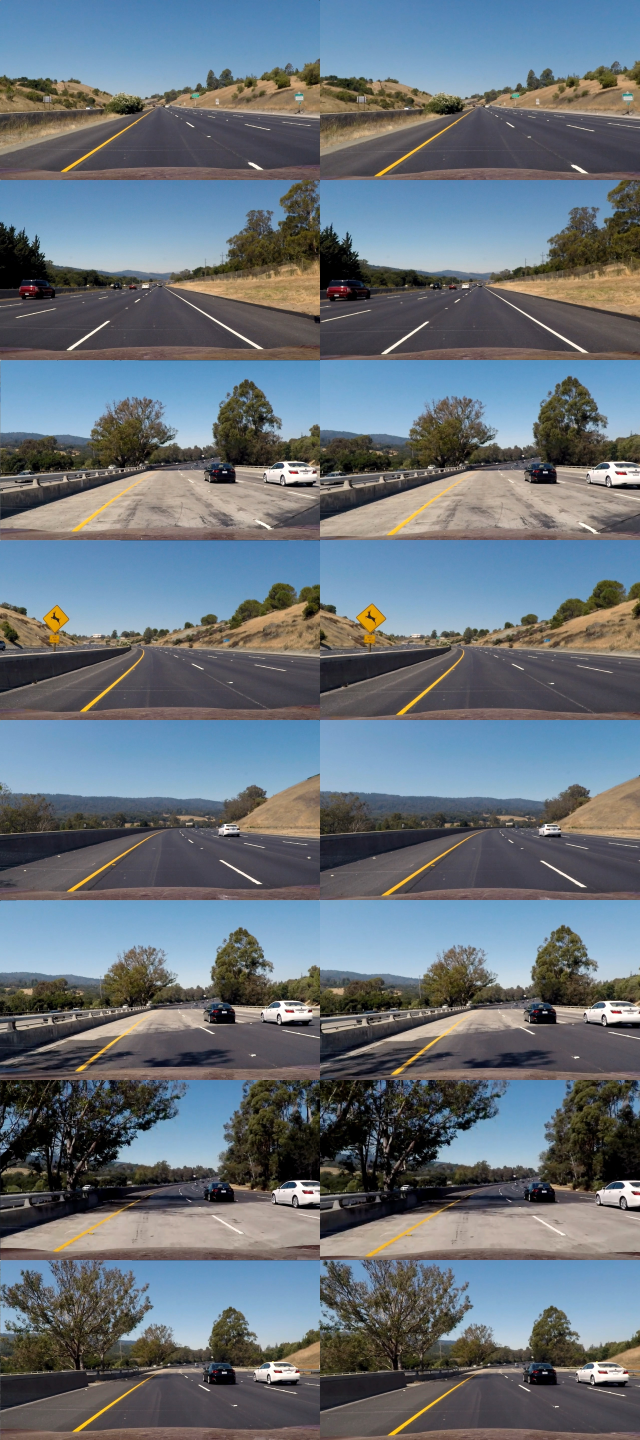
#> input picture output_images/test-images.jpg, 2560 x 5760 px, given in place of test5.jpg, which was not available (shown at 1/4 size)
$ python windows_1.py   (Python 2 division)   (older library calls are emulated)
#> lines starting #> are read from the running program, lines starting #| are printed output that depends on the picture; after the words box and inside, x2 and y2 are one past the last pixel; in counts of white or black regions, pixels touching at a corner belong together; pictures that were not available may be replaced by others from this repository, and a replacement may not be noted
#> further down, img is the input picture: shape (5760, 2560, 3); mean B, G, R 121, 112.7, 103.1
### calibration.py
#!/usr/bin/env python
import os
import cv2
import glob
import numpy as np
import pickle
import matplotlib.pyplot as plt

CALIBRATION_DIR = 'camera_cal'
TEST_IMG_DIR = 'test_images'
OUTPUT_DIR = 'output_images'
IMG_SHAPE = (1280, 720, 3)

# [53 lines left out: functions _objPoints3D, calibrate, not called in this run]

def undistort(img, calibration):
    '''Undistort a single image based on a camera calibration'''

    # Some of the sample images have an extra pixel, this can mess some subtle
    # things up, so fix it first.
    if img.shape != IMG_SHAPE:
        img = cv2.resize(img, (IMG_SHAPE[0], IMG_SHAPE[1]))
#> img: shape (720, 1280, 3)

    # If we have no calibration results, return the image as given
    if calibration is None:
        return img

    # Otherwise run it through the undistortion process
    ret, mtx, dist, rvecs, tvecs = calibration
    return cv2.undistort(img, mtx, dist, None, mtx)


# [19 lines left out: function undistort_examples, not called in this run]

# [15 lines that do not run on import are left out]

### perspective.py
#!/usr/bin/env python
import os
import cv2
import glob
import numpy as np
import matplotlib.pyplot as plt
from calibration import calibrate, undistort

TEST_IMG_DIR = 'test_images'
OUTPUT_DIR = 'output_images'
IMG_SHAPE = (720, 1280, 3)

#SRC = np.array([(260,672),(1050,672),(710,464),(572,464)], 'float32')
#SRC = np.array([(260,672),(1050,672),(708,464),(574,464)], 'float32')
#DST = np.array([(260,672),(1050,672),(1050,464),(260,464)], 'float32')

SRC = np.array([(265,677),(1040,677),(677,443),(604,443)], 'float32')
DST = np.array([(405,710),(900,710),(900,-100),(405,-100)], 'float32')

def perspective_matrix(src=SRC, dst=DST):
    '''Returns perspective and inverse perspective matrices'''
    M = cv2.getPerspectiveTransform(src, dst)
    Minv = cv2.getPerspectiveTransform(dst, src)
    return (M, Minv)

def perspective(img, M):
    '''Applies a perspective transform to an image'''
    (h,w) = img.shape[0:2]
    return cv2.warpPerspective(img, M, (w,h))


# [21 lines left out: function skeletonize, not called in this run]

#def color_threshold(img, sx_thresh=(20,100), s_thresh=(170,255)):
#def color_threshold(img, sx_thresh=(18,100), s_thresh=(175,235)):

def color_threshold(img, sx_thresh=(30,100), s_thresh=(140,235)):

    # Convert to HSL color space and separate the V channel
#> called with sx_thresh = (30, 100), s_thresh = (140, 235)
    hsl = cv2.cvtColor(img, cv2.COLOR_RGB2HLS).astype(np.float)
    l_channel = hsl[:,:,1]
    s_channel = hsl[:,:,2]

    l_blurred = cv2.blur(l_channel, (5,5))

    # Sobel x
    sobelx = cv2.Sobel(l_blurred, cv2.CV_64F, 1, 0) # Take the derivative in x
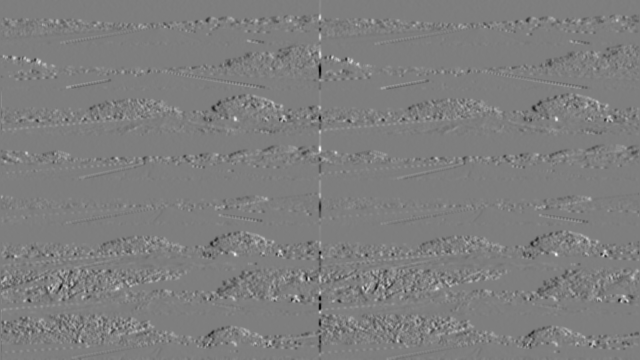
#> sobelx: shape (720, 1280) float64 (shown at 1/2 size); min -228.5, max 232, mean 0.1; drawn with min black and max white
    abs_sobelx = np.absolute(sobelx) # Absolute x derivative to accentuate lines away from horizontal
    scaled_sobel = np.uint8(255*abs_sobelx/np.max(abs_sobelx))

    # Threshold x gradient
    sxbinary = np.zeros_like(scaled_sobel)
    sxbinary[(scaled_sobel >= sx_thresh[0]) & (scaled_sobel <= sx_thresh[1])] = 1

    # Threshold color channel
    s_binary = np.zeros_like(s_channel)
    s_binary[(s_channel >= s_thresh[0]) & (s_channel <= s_thresh[1])] = 1


    # Stack each channel
    # Note color_binary[:, :, 0] is all 0s, effectively an all black image. It might
    # be beneficial to replace this channel with something else.
    color_binary = np.dstack(( np.zeros_like(sxbinary), s_binary, sxbinary))

    # Combine the two binary thresholds
    combined_binary = np.zeros_like(sxbinary)
    combined_binary[(s_binary == 1) | (sxbinary == 1)] = 1

    return combined_binary

def bin2Color(img):
    return np.dstack((img,img,img))*255

def pipeline(img, calibration, M, drawlines=False):
    undist = undistort(img, calibration)
    thresh = color_threshold(undist)
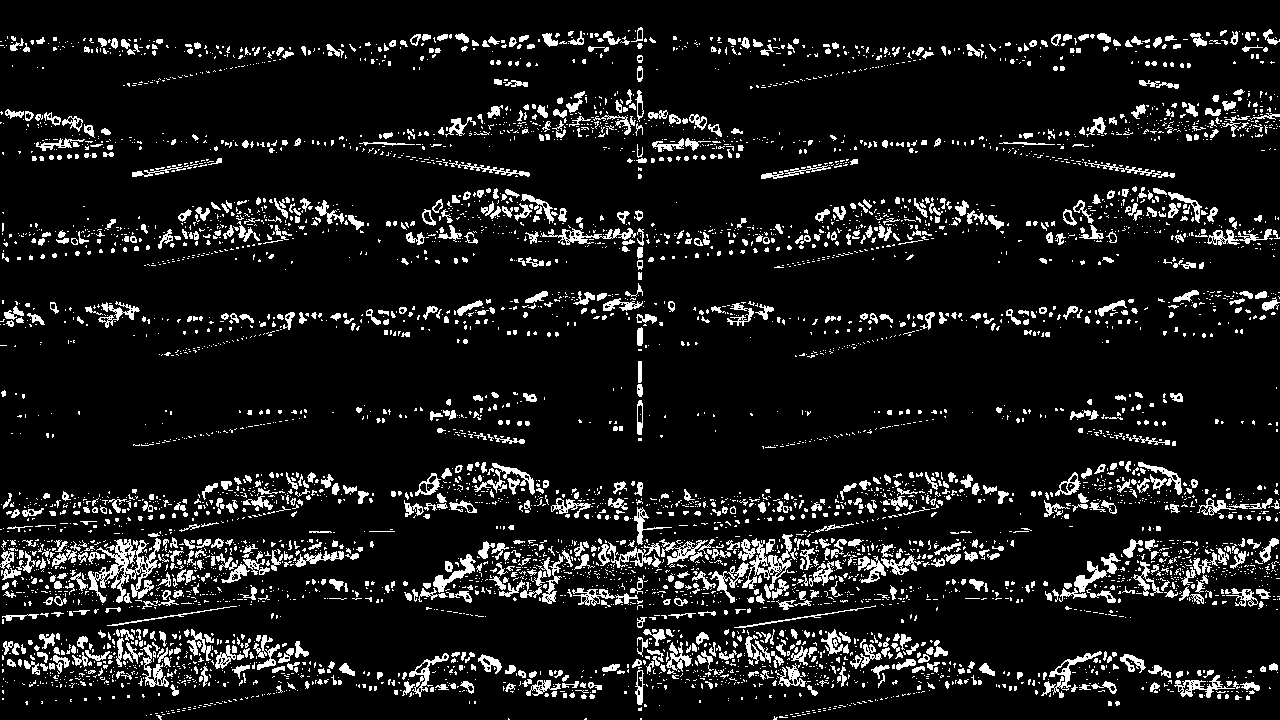
#> thresh: shape (720, 1280); values 0 (black) and 1 (white), 9.8% white; 5716 white regions (4637 under 20 px), largest, box (x1, y1, x2, y2) and area: (88, 538, 161, 603) 1707, (742, 534, 793, 599) 924, (1041, 651, 1102, 698) 541
    warped = perspective(thresh, M)

    if drawlines:
        undist = cv2.polylines(undist, [poly], True, red, 3)
        thresh = bin2Color(thresh)
        cv2.polylines(thresh, [poly], True, red, 3)
        warped = bin2Color(warped)
        cv2.line(warped, tuple(DST[0]), tuple(DST[3]), red, 3)
        cv2.line(warped, tuple(DST[1]), tuple(DST[2]), red, 3)

    return (undist, thresh, warped)

# [26 lines that do not run on import are left out]

### windows_1.py
#!/usr/bin/env python
import numpy as np
import matplotlib.pyplot as plt
import matplotlib.image as mpimg
import glob
import cv2
import os
from perspective import pipeline, perspective_matrix, perspective

TEST_IMG_DIR = 'test_images'
OUTPUT_DIR = 'output_images'
IMG_SHAPE = (720, 1280, 3)

import numpy as np
import cv2
import matplotlib.pyplot as plt


def find_lines(img):
    # Begin with a histogram of the source image
    histogram = np.sum(img[img.shape[0]/2:,:], axis=0)
#> histogram = 1280 values, max 173 at index 643, min 9 at index 470, mean 53.23

    # Create an output image to draw on and  visualize the result
    out_img = np.dstack((img, img, img))*255
#> out_img: shape (720, 1280, 3); 8% white; 1839 white regions (1440 under 20 px), largest, box (x1, y1, x2, y2) and area: (90, 298, 411, 507) 6688, (6, 390, 189, 512) 2646, (170, 358, 324, 500) 2359

    # Find the peak of the left and right halves of the histogram
    # These will be the starting point for the left and right lines
    midpoint = np.int(histogram.shape[0]/2)
    leftx_base = np.argmax(histogram[:midpoint])
#> leftx_base = 242
    rightx_base = np.argmax(histogram[midpoint:]) + midpoint
#> rightx_base = 643

    # Choose the number of sliding windows
    nwindows = 9

    # Set height of windows
    window_height = np.int(img.shape[0]/nwindows)

    # Identify the x and y positions of all nonzero pixels in the image
    nonzero = img.nonzero()
#> nonzero = 73875 positions, rows 287 to 719, columns 0 to 1279
    nonzeroy = np.array(nonzero[0])
    nonzerox = np.array(nonzero[1])

    # Current positions to be updated for each window
    leftx_current = leftx_base
#> leftx_current = 242
    rightx_current = rightx_base
#> rightx_current = 643

    # Set the width of the windows +/- margin
    margin = 100

    # Set minimum number of pixels found to recenter window
    minpix = 50

    # Create empty lists to receive left and right lane pixel indices
    left_lane_inds = []
    right_lane_inds = []

    # Step through the windows one by one
    for window in range(nwindows):

        # Identify window boundaries in x and y (and right and left)
        win_y_low = img.shape[0] - (window+1)*window_height
        win_y_high = img.shape[0] - window*window_height
        win_xleft_low = leftx_current - margin
        win_xleft_high = leftx_current + margin
        win_xright_low = rightx_current - margin
        win_xright_high = rightx_current + margin

        # Draw the windows on the visualization image
        cv2.rectangle(out_img,(win_xleft_low,win_y_low),(win_xleft_high,win_y_high),(0,255,0), 2)
        cv2.rectangle(out_img,(win_xright_low,win_y_low),(win_xright_high,win_y_high),(0,255,0), 2)

        # Identify the nonzero pixels in x and y within the window
        good_left_inds = ((nonzeroy >= win_y_low) & (nonzeroy < win_y_high) & (nonzerox >= win_xleft_low) & (nonzerox < win_xleft_high)).nonzero()[0]
        good_right_inds = ((nonzeroy >= win_y_low) & (nonzeroy < win_y_high) & (nonzerox >= win_xright_low) & (nonzerox < win_xright_high)).nonzero()[0]

        # Append these indices to the lists
        left_lane_inds.append(good_left_inds)
        right_lane_inds.append(good_right_inds)

        # If you found > minpix pixels, recenter next window on their mean position
        if len(good_left_inds) > minpix:
            leftx_current = np.int(np.mean(nonzerox[good_left_inds]))

        if len(good_right_inds) > minpix:
            rightx_current = np.int(np.mean(nonzerox[good_right_inds]))
#> this loop made 9 passes
#> (win_xleft_low, win_xleft_high, win_xright_low, win_xright_high, leftx_current, rightx_current) on passes 1 to 4: (142, 342, 543, 743, 230, 649), (130, 330, 549, 749, 226, 650), (126, 326, 550, 750, 234, 645), (134, 334, 545, 745, 253, 612)
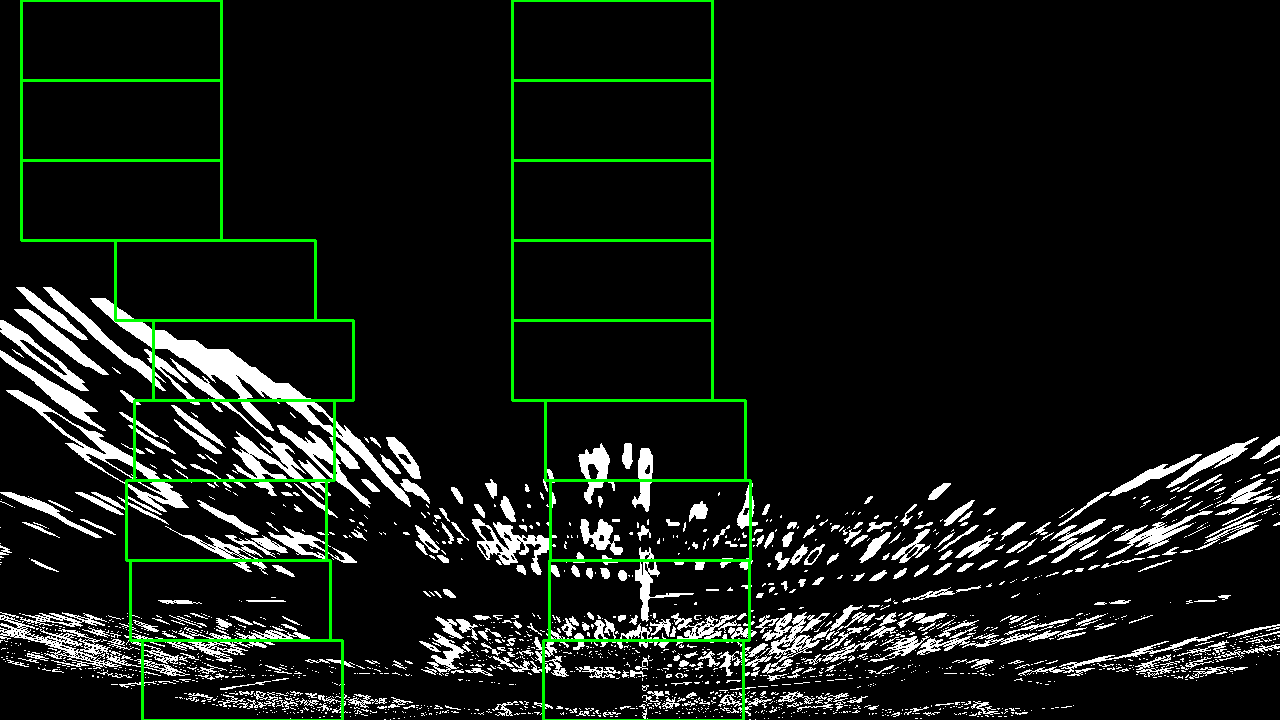
#> out_img: shape (720, 1280, 3); mean of channels 0, 1, 2 19.8, 25.3, 19.8; drawn as B, G, R
#> after the loop, left_lane_inds = 9 items; right_lane_inds = 9 items

    # Concatenate the arrays of indices
    left_lane_inds = np.concatenate(left_lane_inds)
#> left_lane_inds = 18617 values, max 73852 at index 2956, min 663 at index 18462, mean 28773.4
    right_lane_inds = np.concatenate(right_lane_inds)
#> right_lane_inds = 10912 values, max 73871 at index 3056, min 15061 at index 9551, mean 46346.5

    # Extract left and right line pixel positions
    leftx = nonzerox[left_lane_inds]
#> leftx = 18617 values, max 341 at index 1102, min 115 at index 18462, mean 233.1
    lefty = nonzeroy[left_lane_inds]
#> lefty = 18617 values, max 718 at index 2956, min 306 at index 18462, mean 494.5
    rightx = nonzerox[right_lane_inds]
#> rightx = 10912 values, max 749 at index 6990, min 543 at index 88, mean 644.3
    righty = nonzeroy[right_lane_inds]
#> righty = 10912 values, max 719 at index 3055, min 443 at index 9551, mean 586.2

    # [10 lines of commented-out code are left out]
    left_fit = np.polyfit(lefty, leftx, 2)
#> left_fit = [-0.001, 1.08, -46.42]
    right_fit = np.polyfit(righty, rightx, 2)
#> right_fit = [-0.000783, 1.03, 312.4]

    # [6 lines of commented-out code are left out]
    out_img[lefty, leftx] = [255, 0, 0]
    out_img[righty, rightx] = [0, 0, 255]

    return (out_img, left_fit, right_fit)


# [20 lines left out: function process_image, not called in this run]

if __name__ == '__main__':
    fname = os.path.join(TEST_IMG_DIR, 'test5.jpg')
    img = cv2.imread(fname)

    M, Minv = perspective_matrix()
    undist, thresh, warped = pipeline(img, None, M)
    out_img, left_fit, right_fit = find_lines(warped)
#> left_fit = [-0.001, 1.08, -46.42]; right_fit = [-0.000783, 1.03, 312.4]

    ploty = np.linspace(0, warped.shape[0]-1, warped.shape[0] )
    left_fitx = left_fit[0]*ploty**2 + left_fit[1]*ploty + left_fit[2]
#> left_fitx = 720 values, max 247.2 at index 541, min -46.42 at index 0, mean 170.8
    right_fitx = right_fit[0]*ploty**2 + right_fit[1]*ploty + right_fit[2]
#> right_fitx = 720 values, max 653.1 at index 660, min 312.4 at index 0, mean 548.7
    #right_fitx = left_fit[0]*ploty**2 + left_fit[1]*ploty + right_fit[2]-175

    detected = np.zeros_like(img)
    pts_left = np.array([x for x in zip(left_fitx, ploty)], np.int32)
#> pts_left = 720 pairs, first value -46 to 247, second value 0 to 719
    pts_right = np.array([x for x in zip(right_fitx, ploty)], np.int32)
#> pts_right = 720 pairs, first value 312 to 653, second value 0 to 719
    cv2.polylines(detected, [pts_left, pts_right], False, (255,255,0), 20)
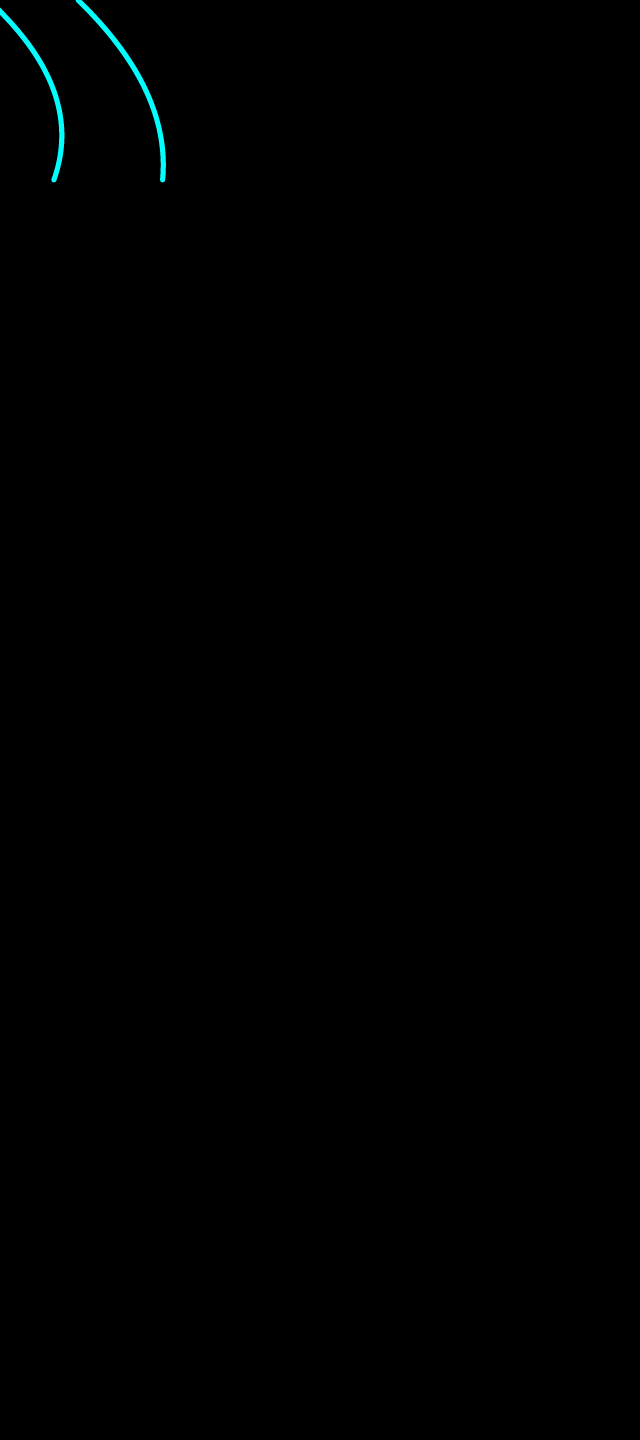
#> detected: shape (5760, 2560, 3) (shown at 1/4 size); mean of channels 0, 1, 2 0.6, 0.6, 0; drawn as B, G, R
    # [6 lines of commented-out code are left out]
    result = detected

    warped = np.dstack([warped,warped,warped])*255
    #result = cv2.addWeighted(warped, 0.8, detected, 1, 0)
#> (the run stopped early here; a loop or call above may not have finished)

$ run again, on output_images/lane_indication.png
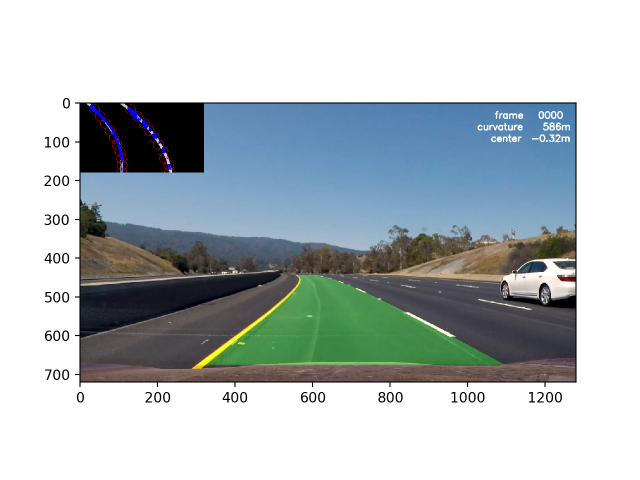
#> input picture output_images/lane_indication.png, 1280 x 960 px, given in place of test5.jpg, which was not available (shown at 1/2 size)
#> img is the input picture: shape (960, 1280, 3); mean B, G, R 192.6, 189.4, 180.2
#> img: shape (720, 1280, 3)
#> thresh: shape (720, 1280); values 0 (black) and 1 (white), 2.4% white in thin lines or dots, all inside (x1, y1, x2, y2) = (86, 145, 1156, 606)
#> histogram = 1280 values, max 146 at index 307, min 0 at index 99, mean 16.47
#> leftx_base = 307
#> rightx_base = 1179
#> nonzero = 39738 positions, rows 0 to 677, columns 0 to 1279
#> in find_lines, `leftx_current = leftx_base`: leftx_current = 307
#> in find_lines, `rightx_current = rightx_base`: rightx_current = 1179
#> the loop in find_lines, `for window in range(nwindows):` made 9 passes
#> (win_xleft_low, win_xleft_high, win_xright_low, win_xright_high, leftx_current, rightx_current) on passes 1, 3, 4, 5, 8, 9: (207, 407, 1079, 1279, 322, 1125), (235, 435, 1025, 1225, 320, 1168), (220, 420, 1068, 1268, 312, 1194), (212, 412, 1094, 1294, 300, 1221), (170, 370, 1121, 1321, 255, 1272), (155, 355, 1172, 1372, 237, 1275)
#> after the loop in find_lines, `for window in range(nwindows):`:
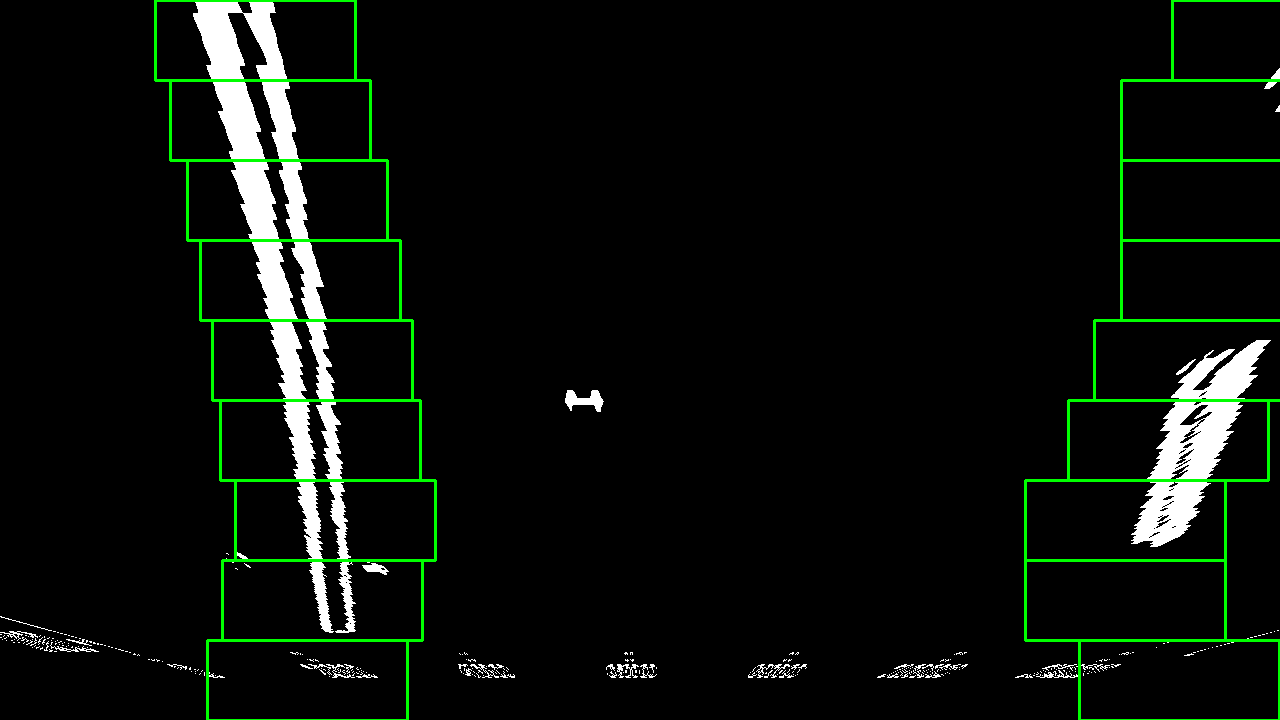
#> out_img: shape (720, 1280, 3); mean of channels 0, 1, 2 10.6, 15.6, 10.6; drawn as B, G, R
#> after the loop in find_lines, `for window in range(nwindows):`: left_lane_inds = 9 items
#> in find_lines, `right_lane_inds = np.concatenate(right_lane_inds)`: right_lane_inds = 10964 values, max 39552 at index 193, min 3980 at index 10896, mean 26436.3
#> rightx = 10964 values, max 1279 at index 10875, min 1079 at index 94, mean 1194.2
#> righty = 10964 values, max 676 at index 193, min 68 at index 10896, mean 440.5
#> in find_lines, `left_fit = np.polyfit(lefty, leftx, 2)`: left_fit = [-0.000131, 0.251, 227.5]
#> in find_lines, `right_fit = np.polyfit(righty, rightx, 2)`: right_fit = [-0.00029, -0.0953, 1294.1]
#> `out_img, left_fit, right_fit = find_lines(warped)`: left_fit = [-0.000131, 0.251, 227.5]; right_fit = [-0.00029, -0.0953, 1294.1]
#> left_fitx = 720 values from 227.5 to 340.1
#> right_fitx = 720 values, max 1294.1 at index 0, min 1075.7 at index 719, mean 1209.9
#> pts_left = 720 pairs, first value 227 to 340, second value 0 to 719
#> pts_right = 720 pairs, first value 1075 to 1294, second value 0 to 719
#> `cv2.polylines(detected, [pts_left, pts_right], False, (255,255,0), 20)`:
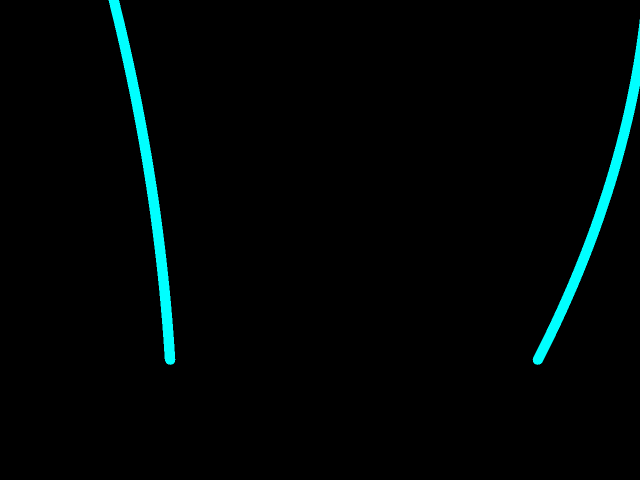
#> detected: shape (960, 1280, 3) (shown at 1/2 size); mean of channels 0, 1, 2 6, 6, 0; drawn as B, G, R
